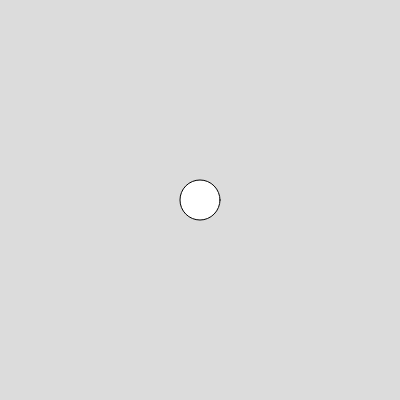
Frame 1 (no input)
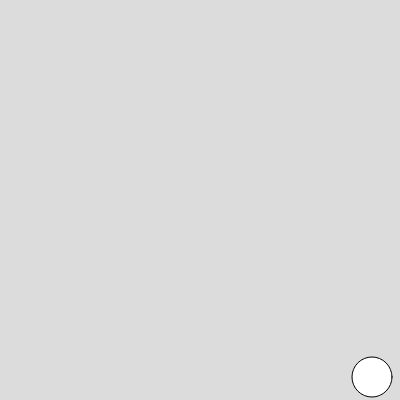
Frame 60 (no input)
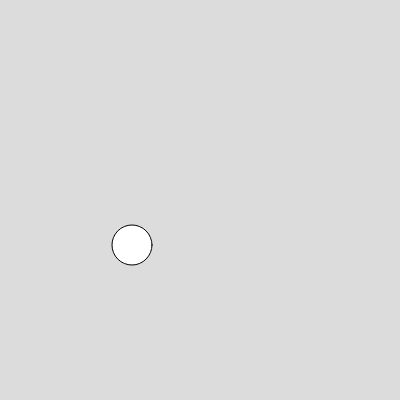
Frame 120 (the mouse pressed at the canvas centre since frame 60)

The p5.js sketch that drew these frames (run headless with seeded random() and noise() and a simulated clock; from frame 60 on, the mouse is pressed at the canvas centre):

// p5.js sketch
// ── sketch.js
let x = 200 //horizontal position of the ball
let y = 200 //vertical position of the ball


let xspeed = 4 //horizontal speed of the ball
let yspeed = 3 //vertical speed of the ball

function setup() {
  createCanvas(400, 400);
}

function draw() {
  background(220);
  ellipse(x,y,40)
  x += xspeed
  y += yspeed
  
if (x > width || x < 0){
  xspeed *=-1
}
  
  if (y > height || y < 0){
     yspeed *=-1
     }  
}
